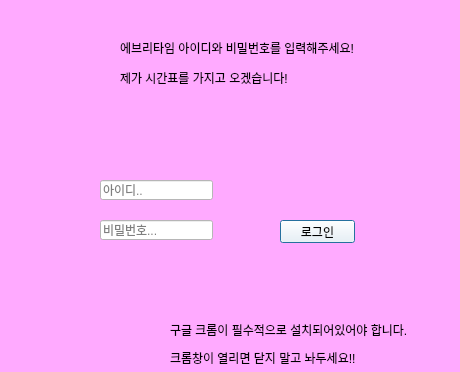
<?xml version="1.0" encoding="UTF-8"?>
<ui version="4.0">
 <class>LOGIN</class>
 <widget class="QDialog" name="LOGIN">
  <property name="geometry">
   <rect>
    <x>0</x>
    <y>0</y>
    <width>460</width>
    <height>372</height>
   </rect>
  </property>
  <property name="windowTitle">
   <string>Dialog</string>
  </property>
  <property name="styleSheet">
   <string notr="true">
background-color: rgb(255, 170, 255);</string>
  </property>
  <widget class="QLineEdit" name="lineEdit">
   <property name="geometry">
    <rect>
     <x>100</x>
     <y>180</y>
     <width>113</width>
     <height>20</height>
    </rect>
   </property>
   <property name="autoFillBackground">
    <bool>false</bool>
   </property>
   <property name="styleSheet">
    <string notr="true">background-color: rgb(255, 255, 255);</string>
   </property>
   <property name="maxLength">
    <number>30</number>
   </property>
   <property name="placeholderText">
    <string>아이디..</string>
   </property>
  </widget>
  <widget class="QLineEdit" name="lineEdit_2">
   <property name="geometry">
    <rect>
     <x>100</x>
     <y>220</y>
     <width>113</width>
     <height>20</height>
    </rect>
   </property>
   <property name="styleSheet">
    <string notr="true">background-color: rgb(255, 255, 255);</string>
   </property>
   <property name="text">
    <string/>
   </property>
   <property name="maxLength">
    <number>30</number>
   </property>
   <property name="echoMode">
    <enum>QLineEdit::PasswordEchoOnEdit</enum>
   </property>
   <property name="placeholderText">
    <string>비밀번호...</string>
   </property>
  </widget>
  <widget class="QLabel" name="label">
   <property name="geometry">
    <rect>
     <x>20</x>
     <y>20</y>
     <width>81</width>
     <height>71</height>
    </rect>
   </property>
   <property name="styleSheet">
    <string notr="true"/>
   </property>
   <property name="text">
    <string/>
   </property>
   <property name="pixmap">
    <pixmap resource="test.qrc">:/newPrefix/logo.png</pixmap>
   </property>
   <property name="scaledContents">
    <bool>true</bool>
   </property>
  </widget>
  <widget class="QLabel" name="label_2">
   <property name="geometry">
    <rect>
     <x>120</x>
     <y>40</y>
     <width>271</width>
     <height>16</height>
    </rect>
   </property>
   <property name="text">
    <string>에브리타임 아이디와 비밀번호를 입력해주세요!</string>
   </property>
  </widget>
  <widget class="QLabel" name="label_3">
   <property name="geometry">
    <rect>
     <x>120</x>
     <y>70</y>
     <width>261</width>
     <height>16</height>
    </rect>
   </property>
   <property name="text">
    <string>제가 시간표를 가지고 오겠습니다!</string>
   </property>
  </widget>
  <widget class="QPushButton" name="pushButton">
   <property name="geometry">
    <rect>
     <x>280</x>
     <y>220</y>
     <width>75</width>
     <height>23</height>
    </rect>
   </property>
   <property name="styleSheet">
    <string notr="true">background-color: rgb(255, 255, 255);</string>
   </property>
   <property name="text">
    <string>로그인</string>
   </property>
  </widget>
  <widget class="QLabel" name="label_4">
   <property name="geometry">
    <rect>
     <x>170</x>
     <y>320</y>
     <width>281</width>
     <height>20</height>
    </rect>
   </property>
   <property name="text">
    <string>구글 크롬이 필수적으로 설치되어있어야 합니다.</string>
   </property>
  </widget>
  <widget class="QLabel" name="label_5">
   <property name="geometry">
    <rect>
     <x>170</x>
     <y>350</y>
     <width>261</width>
     <height>16</height>
    </rect>
   </property>
   <property name="text">
    <string>크롬창이 열리면 닫지 말고 놔두세요!!</string>
   </property>
  </widget>
 </widget>
 <resources>
  <include location="test.qrc"/>
 </resources>
 <connections/>
</ui>
